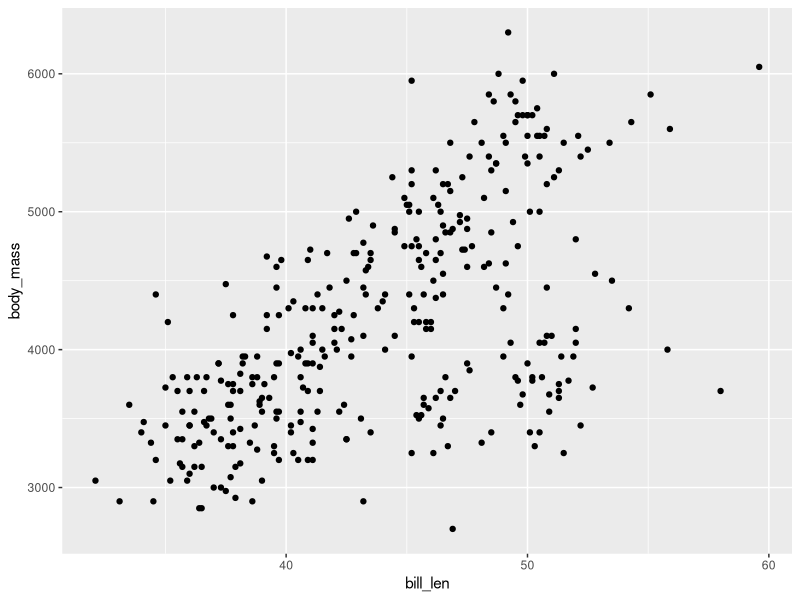

The R source for this figure:
## ---- chunk 1
x <- c(1, 2, 3)
length(x)
typeof(x)
x

## ---- chunk 2
i <-c(1L, 2L, 3L, NA_integer_)
typeof(i)
i

## ---- chunk 3
TRUE && TRUE
TRUE && FALSE
TRUE && NA
TRUE || NA
FALSE || NA
## ---- chunk 4
h <- matrix(1:10, 1)
h
## ---- chunk 5
df <- data.frame(a=1:10, b=11:20, c=letters[1:10])
df
df$a
## ---- chunk 6
add <-function(x,y) {
  x+y
}

add(1,2)

## ---- chunk 7
x <- 1:10
foo <- function(x){
  x[1] <- -99
  x
}

foo(x)
#we'll see x is unchanged
x
x<-foo(x)
x
#now x is changed because it's been assigned
## ---- chunk 8
library(ggplot2)
ggplot(penguins,
       aes(x=bill_len,y=body_mass))+geom_point()
